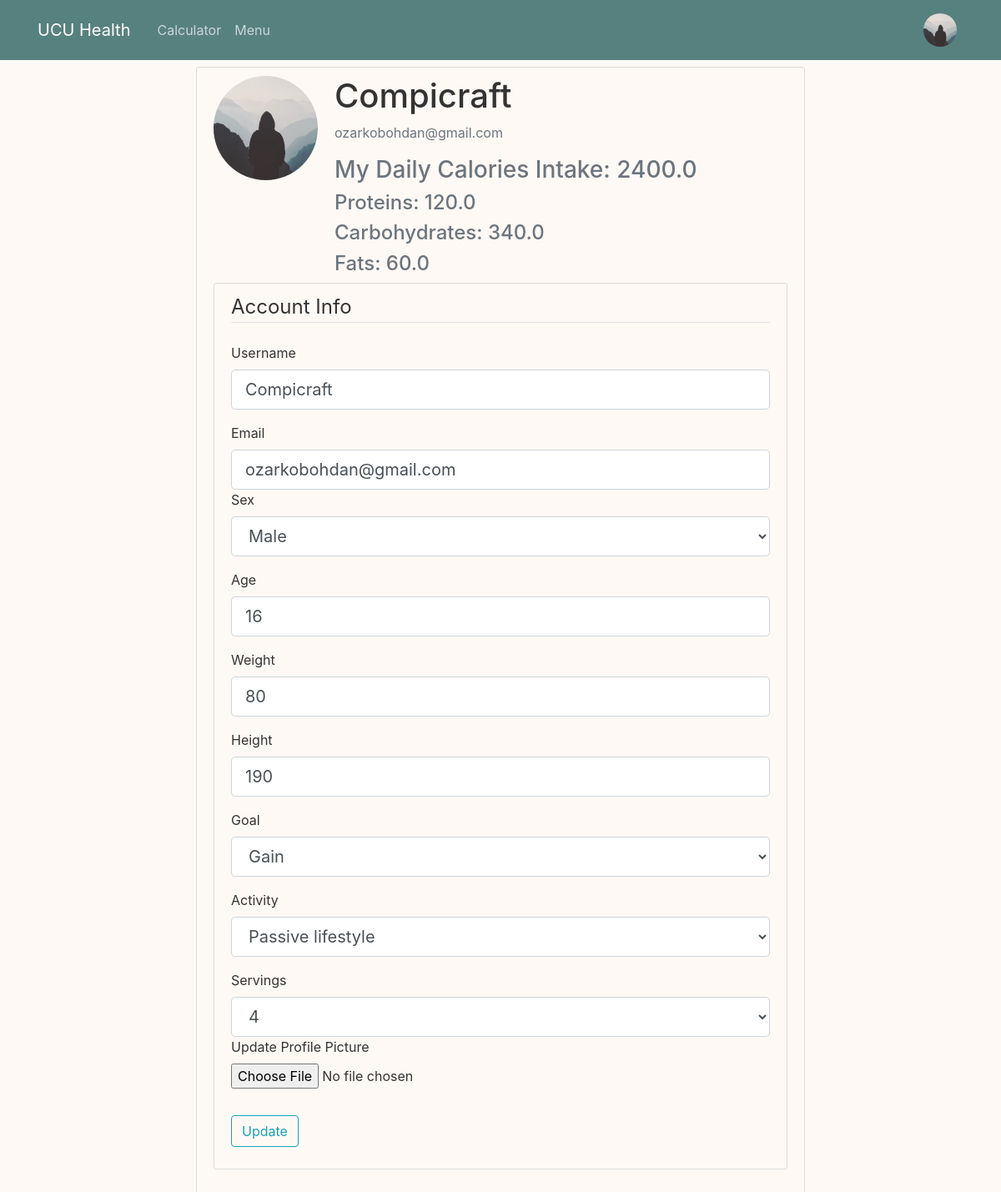
Page /account_update (signed in) on the earlier database version.
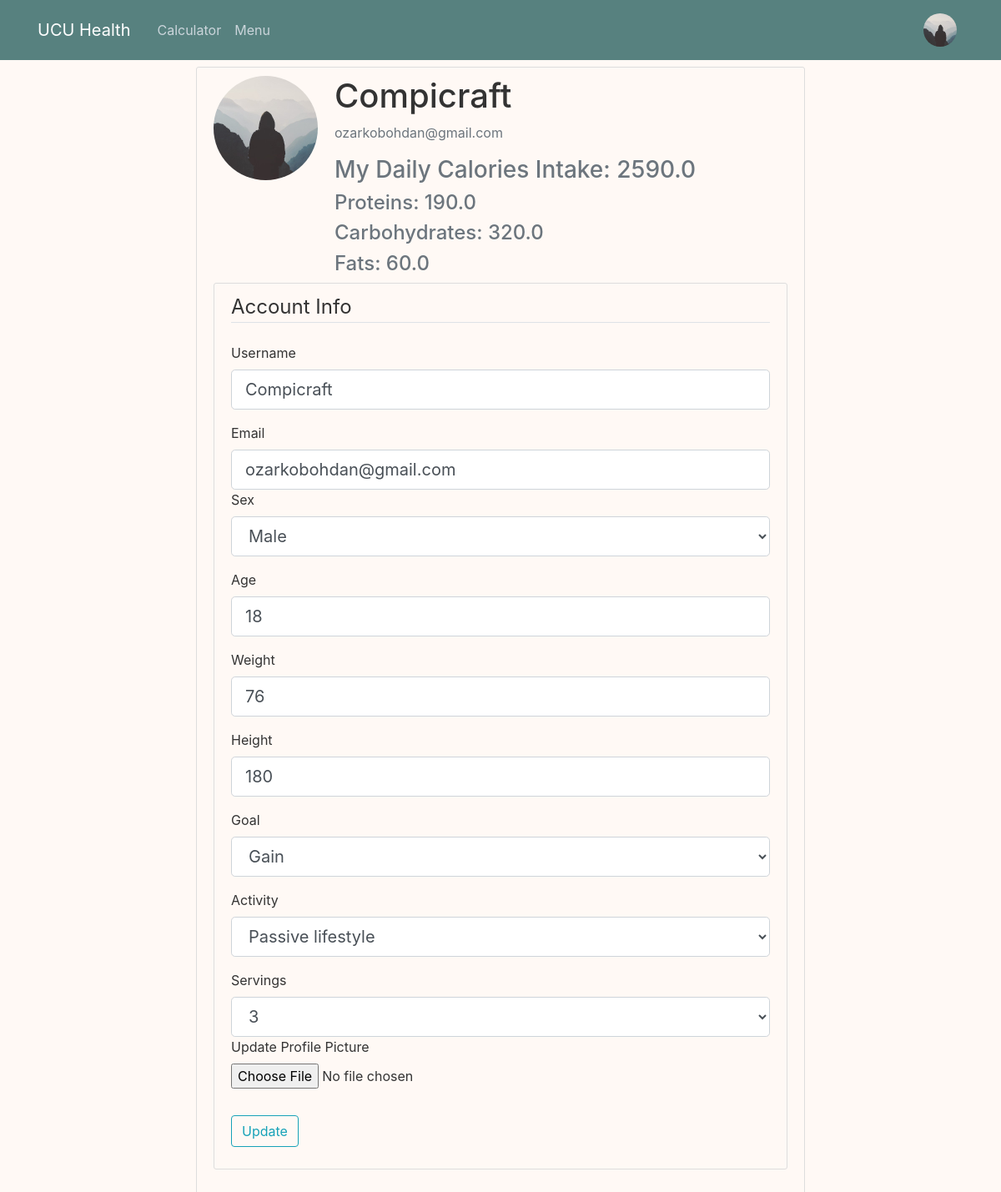
Same page on the later database version.
### main/models.py (models this page shows, shortened)
class User(db.Model, UserMixin):
    id = db.Column(db.Integer, primary_key=True)
    username = db.Column(db.String(20), unique=True, nullable=False)
    email = db.Column(db.String(120), unique=True, nullable=False)
    password = db.Column(db.String(100), nullable=False)
    image_file = db.Column(db.String(20), nullable = False, default='default.jpg')
    custom_plan = db.Column(db.Boolean, default = False)
    sex = db.Column(db.String(10), nullable = False)
    age = db.Column(db.Integer, nullable = False)
    height = db.Column(db.Integer, nullable=False)
    weight = db.Column(db.Integer, nullable=False)
    goal = db.Column(db.Integer, nullable=False)
    activity = db.Column(db.Float, nullable=False)
    calories = db.Column(db.Float, nullable=False)
    proteins = db.Column(db.Float, nullable=False)
    carbs = db.Column(db.Float, nullable=False)
    fats = db.Column(db.Float, nullable=False)
    servings = db.Column(db.Integer, nullable = False, default = 3)
    meals = db.relationship('Meal', backref="author", lazy = True)

### main/routes.py (the view, shortened to what this page needs)
@app.route('/account_update', methods=["GET", 'POST'])
@login_required
def account_update():
    form = UpdateAccountForm()
    with open('main/data/daily_distribution.json', 'r', encoding='utf-8') as file:
        choices = list(json.load(file).keys())
    form.servings.choices = choices
    form.username.data = current_user.username
    form.email.data = current_user.email
    form.sex.data = current_user.sex
    form.age.data = current_user.age
    form.height.data = current_user.height
    form.weight.data = current_user.weight
    form.goal.data = current_user.goal
    form.activity.data = current_user.activity
    form.servings.data = current_user.servings
    image_file = url_for('static', filename = 'profile_pics/' + current_user.image_file)
    return render_template('account_update.html', title = "Account Update",
        image_file=image_file, form=form)

### main/models.py (called while the page is built)
@login_manager.user_loader
def load_user(user_id):
    return User.query.get(int(user_id))

### main/templates/account_update.html (shortened to what the changed rows need)
{% extends "layout.html" %}
{% block content %}
    <div class="content-section">
        <div class="media">
            <div class="media-body">
                <h2 class="account-heading">{{ current_user.username }}</h2>
                <p class="text-secondary">{{ current_user.email }}</p>
                <h3 class="text-secondary">My Daily Calories Intake: {{ current_user.calories }}</h3>
                <h4 class="text-secondary">Proteins: {{ current_user.proteins }}</h4>
                <h4 class="text-secondary">Carbohydrates: {{ current_user.carbs }}</h4>
                <h4 class="text-secondary">Fats: {{ current_user.fats }}</h4>
            </div>
        </div>
        <div class="content-section">
        <form method="POST" action="" enctype="multipart/form-data">
            <fieldset class="form-group">
                <div class="form-group">
                    {{ form.username.label(class="form-control-label") }}
                    {% if form.username.errors %}
                        {{ form.username(class="form-control form-control-lg is-invalid") }}
                        <div class="invalid-feedback">
                            {% for error in form.username.errors %}
                                <span>{{ error }}</span>
                            {% endfor %}
                        </div>
                    {% else %}
                        {{ form.username(class="form-control form-control-lg") }}
                    {% endif %}
                </div>
                <div class="form-group">
                    {{ form.email.label(class="form-control-label") }}
                    {% if form.email.errors %}
                        {{ form.email(class="form-control form-control-lg is-invalid") }}
                        <div class="invalid-feedback">
                            {% for error in form.email.errors %}
                                <span>{{ error }}</span>
                            {% endfor %}
                        </div>
                    {% else %}
                        {{ form.email(class="form-control form-control-lg") }}
                    {% endif %}
                    <div class="form-group">
                        {{ form.sex.label(class="form-control-label") }}
                        {% if form.sex.errors %}
                            {{ form.sex(class="form-control form-control-lg is-invalid") }}
                            <div class="invalid-feedback">
                                {% for error in form.sex.errors %}
                                    <span>{{ error }}</span>
                                {% endfor %}
                            </div>
                        {% else %}
                            {{ form.sex(class="form-control form-control-lg") }}
                        {% endif %}
                    </div>
                    <div class="form-group">
                        {{ form.age.label(class="form-control-label") }}
                        {% if form.age.errors %}
                            {{ form.age(class="form-control form-control-lg is-invalid") }}
                            <div class="invalid-feedback">
                                {% for error in form.age.errors %}
                                    <span>{{ error }}</span>
                                {% endfor %}
                            </div>
                        {% else %}
                            {{ form.age(class="form-control form-control-lg") }}
                        {% endif %}
                    </div>
                    <div class="form-group">
                        {{ form.weight.label(class="form-control-label") }}
                        {% if form.weight.errors %}
                            {{ form.weight(class="form-control form-control-lg is-invalid") }}
                            <div class="invalid-feedback">
                                {% for error in form.weight.errors %}
                                    <span>{{ error }}</span>
                                {% endfor %}
                            </div>
                        {% else %}
                            {{ form.weight(class="form-control form-control-lg") }}
                        {% endif %}
                    </div>
                    <div class="form-group">
                        {{ form.height.label(class="form-control-label") }}
                        {% if form.height.errors %}
                            {{ form.height(class="form-control form-control-lg is-invalid") }}
                            <div class="invalid-feedback">
                                {% for error in form.height.errors %}
                                    <span>{{ error }}</span>
                                {% endfor %}
                            </div>
                        {% else %}
                            {{ form.height(class="form-control form-control-lg") }}
                        {% endif %}
                    </div>
                    <div class="form-group">
                        {{ form.goal.label(class="form-control-label") }}
                        {% if form.goal.errors %}
                            {{ form.goal(class="form-control form-control-lg is-invalid") }}
                            <div class="invalid-feedback">
                                {% for error in form.goal.errors %}
                                    <span>{{ error }}</span>
                                {% endfor %}
                            </div>
                        {% else %}
                            {{ form.goal(class="form-control form-control-lg") }}
                        {% endif %}
                    </div>
                    <div class="form-group">
                        {{ form.activity.label(class="form-control-label") }}
                        {% if form.activity.errors %}
                            {{ form.activity(class="form-control form-control-lg is-invalid") }}
                            <div class="invalid-feedback">
                                {% for error in form.activity.errors %}
                                    <span>{{ error }}</span>
                                {% endfor %}
                            </div>
                        {% else %}
                            {{ form.activity(class="form-control form-control-lg") }}
                        {% endif %}
                    </div>
                    <div class="input_field">
                        {{ form.servings.label(class="form-control-label") }}
                        {% if form.servings.errors %}
                            {{ form.servings(class="form-control form-control-xxl is-invalid") }}
                            <div class="invalid-feedback">
                                {% for error in form.servings.errors %}
                                    <span>{{ error }}</span>
                                {% endfor %}
                            </div>
                        {% else %}
                            {{ form.servings(class="form-control form-control-lg") }}
                        {% endif %}
                    </div>
                <div class="form-group">
                    {{ form.picture.label() }}
                    {{ form.picture(class = 'form-control-file')}}
                </div>
            </fieldset>
        </form>
    </div>
{% endblock content %}

### main/templates/layout.html (shortened to what this page needs)
<!DOCTYPE html>
<html>
  <head>
    <link
      rel="stylesheet"
      href="https://maxcdn.bootstrapcdn.com/bootstrap/4.0.0/css/bootstrap.min.css"
 />
    <link
      rel="stylesheet"
      type="text/css"
      href="{{ url_for('static', filename='main.css') }}" />
  </head>
  <body>
    <header class="site-header">
      <nav class="navbar navbar-expand-lg navbar-dark bg-steel fixed-top">
        <div class="container">
          <a class="navbar-brand mr-4" href="{{ url_for('main') }}">UCU Health</a>
          <div class="collapse navbar-collapse" id="navbarToggle">
            <div class="navbar-nav mr-auto">
              <a class="nav-item nav-link" href="{{ url_for('calculator') }}">Calculator</a>
              <a class="nav-item nav-link" href="{{ url_for('menu') }}">Menu</a>
            </div>
            <div class="navbar-nav">
            {% if current_user.is_authenticated %}
              <a class="nav-item nav-link" href="{{ url_for("account") }}"><img class="rounded-circle panel-img" src="{{ url_for('static', filename = 'profile_pics/' + current_user.image_file ) }} "></a>
            {% else %}
              <a class="nav-item nav-link" href="{{ url_for("login") }}">Login</a>
              <a class="nav-item nav-link" href="{{ url_for("register") }}">Register</a>
            {% endif %}
            </div>
          </div>
        </div>
      </nav>
    </header>
    <main role="main" class="container">
      <div class="row">
        <div class="col-md-8">
          {% block content %}{% endblock %}
        </div>
    </main>
  </body>
</html>

Differences in the rows shown:
changed User "Compicraft": calories "2400.0" → "2590.0"; proteins "120.0" → "190.0"; carbs "340.0" → "320.0"; age "16" → "18"; weight "80" → "76"; height "190" → "180"; servings "4" → "3"
